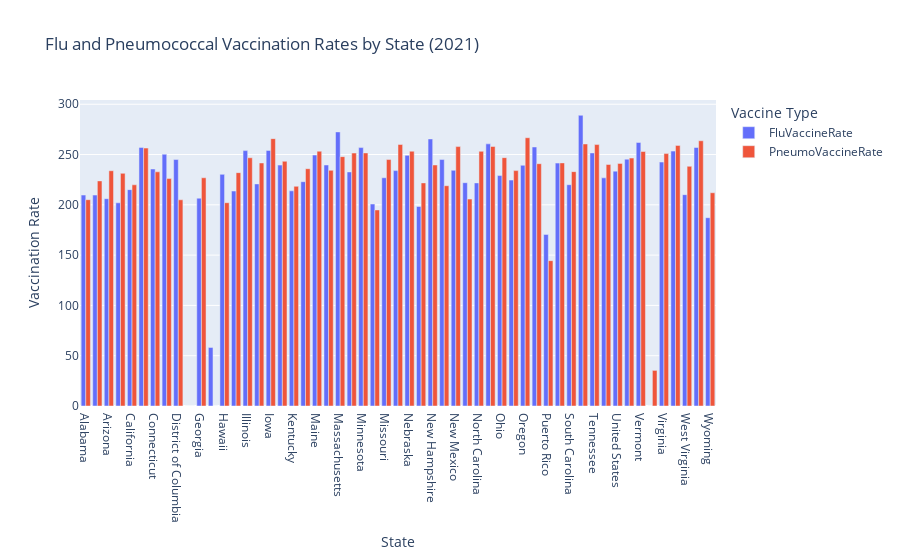

Notebook code cell kept with this figure:
### Code cell
import plotly.express as px

# Create an interactive bar chart with Plotly
fig = px.bar(vaccine_data, x='State', y=['FluVaccineRate', 'PneumoVaccineRate'],
             title='Flu and Pneumococcal Vaccination Rates by State (2021)',
             labels={'value': 'Vaccination Rate', 'variable': 'Vaccine Type'},
             barmode='group')

# Display the plot
fig.show()

### Figure 1 — Plotly figure (JSON) as saved in the notebook; plotly's stock layout.template omitted (floating-point values rounded to 4 significant figures)
{"data": [{"alignmentgroup": "True", "hovertemplate": "Vaccine Type=FluVaccineRate<br>State=%{x}<br>Vaccination Rate=%{y}<extra></extra>", "legendgroup": "FluVaccineRate", "marker": {"color": "#636efa", "pattern": {"shape": ""}}, "name": "FluVaccineRate", "offsetgroup": "FluVaccineRate", "orientation": "v", "showlegend": true, "textposition": "auto", "type": "bar", "x": ["Alabama", "Alaska", "Arizona", "Arkansas", "California", "Colorado", "Connecticut", "Delaware", "District of Columbia", "Florida", "Georgia", "Guam", "Hawaii", "Idaho", "Illinois", "Indiana", "Iowa", "Kansas", "Kentucky", "Louisiana", "Maine", "Maryland", "Massachusetts", "Michigan", "Minnesota", "Mississippi", "Missouri", "Montana", "Nebraska", "Nevada", "New Hampshire", "New Jersey", "New Mexico", "New York", "North Carolina", "North Dakota", "Ohio", "Oklahoma", "Oregon", "Pennsylvania", "Puerto Rico", "Rhode Island", "South Carolina", "South Dakota", "Tennessee", "Texas", "United States", "Utah", "Vermont", "Virgin Islands", "Virginia", "Washington", "West Virginia", "Wisconsin", "Wyoming"], "xaxis": "x", "y": [209.7, 209.7, 206.1, 202, 215.1, 257.1, 235.6, 250.3, 245, 0, 206.6, 58.2, 230.3, 213.7, 253.9, 220.8, 254.1, 239.5, 213.9, 223, 249.5, 239.6, 272.5, 232.7, 256.9, 200.8, 226.9, 234, 249.2, 198.4, 265.5, 245, 234.3, 222, 221.8, 260.6, 229.1, 224.6, 239.3, 257.5, 170.6, 241.5, 220, 289, 251.6, 226.8, 233.5, 245.4, 262, 0, 242.5, 253.4, 210.1, 257, 187.2], "yaxis": "y"}, {"alignmentgroup": "True", "hovertemplate": "Vaccine Type=PneumoVaccineRate<br>State=%{x}<br>Vaccination Rate=%{y}<extra></extra>", "legendgroup": "PneumoVaccineRate", "marker": {"color": "#EF553B", "pattern": {"shape": ""}}, "name": "PneumoVaccineRate", "offsetgroup": "PneumoVaccineRate", "orientation": "v", "showlegend": true, "textposition": "auto", "type": "bar", "x": ["Alabama", "Alaska", "Arizona", "Arkansas", "California", "Colorado", "Connecticut", "Delaware", "District of Columbia", "Florida", "Georgia", "Guam", "Hawaii", "Idaho", "Illinois", "Indiana", "Iowa", "Kansas", "Kentucky", "Louisiana", "Maine", "Maryland", "Massachusetts", "Michigan", "Minnesota", "Mississippi", "Missouri", "Montana", "Nebraska", "Nevada", "New Hampshire", "New Jersey", "New Mexico", "New York", "North Carolina", "North Dakota", "Ohio", "Oklahoma", "Oregon", "Pennsylvania", "Puerto Rico", "Rhode Island", "South Carolina", "South Dakota", "Tennessee", "Texas", "United States", "Utah", "Vermont", "Virgin Islands", "Virginia", "Washington", "West Virginia", "Wisconsin", "Wyoming"], "xaxis": "x", "y": [205.1, 223.8, 233.9, 231.3, 219.9, 256.4, 232.8, 226.1, 205, 0, 226.9, 0, 202.1, 232, 246.8, 241.6, 265.8, 243.3, 218.4, 235.9, 253.3, 234.3, 247.9, 251.5, 251.6, 194.9, 245, 260, 253.3, 221.8, 239.6, 219, 257.9, 205.7, 253.2, 258, 246.9, 234, 266.7, 240.9, 144.5, 241.7, 233, 260.5, 259.9, 240.1, 241.2, 246.5, 253, 35.4, 250.9, 259.1, 238.3, 263.7, 212], "yaxis": "y"}], "layout": {"barmode": "group", "legend": {"title": {"text": "Vaccine Type"}, "tracegroupgap": 0}, "title": {"text": "Flu and Pneumococcal Vaccination Rates by State (2021)"}, "xaxis": {"anchor": "y", "domain": [0, 1], "title": {"text": "State"}}, "yaxis": {"anchor": "x", "domain": [0, 1], "title": {"text": "Vaccination Rate"}}}}
